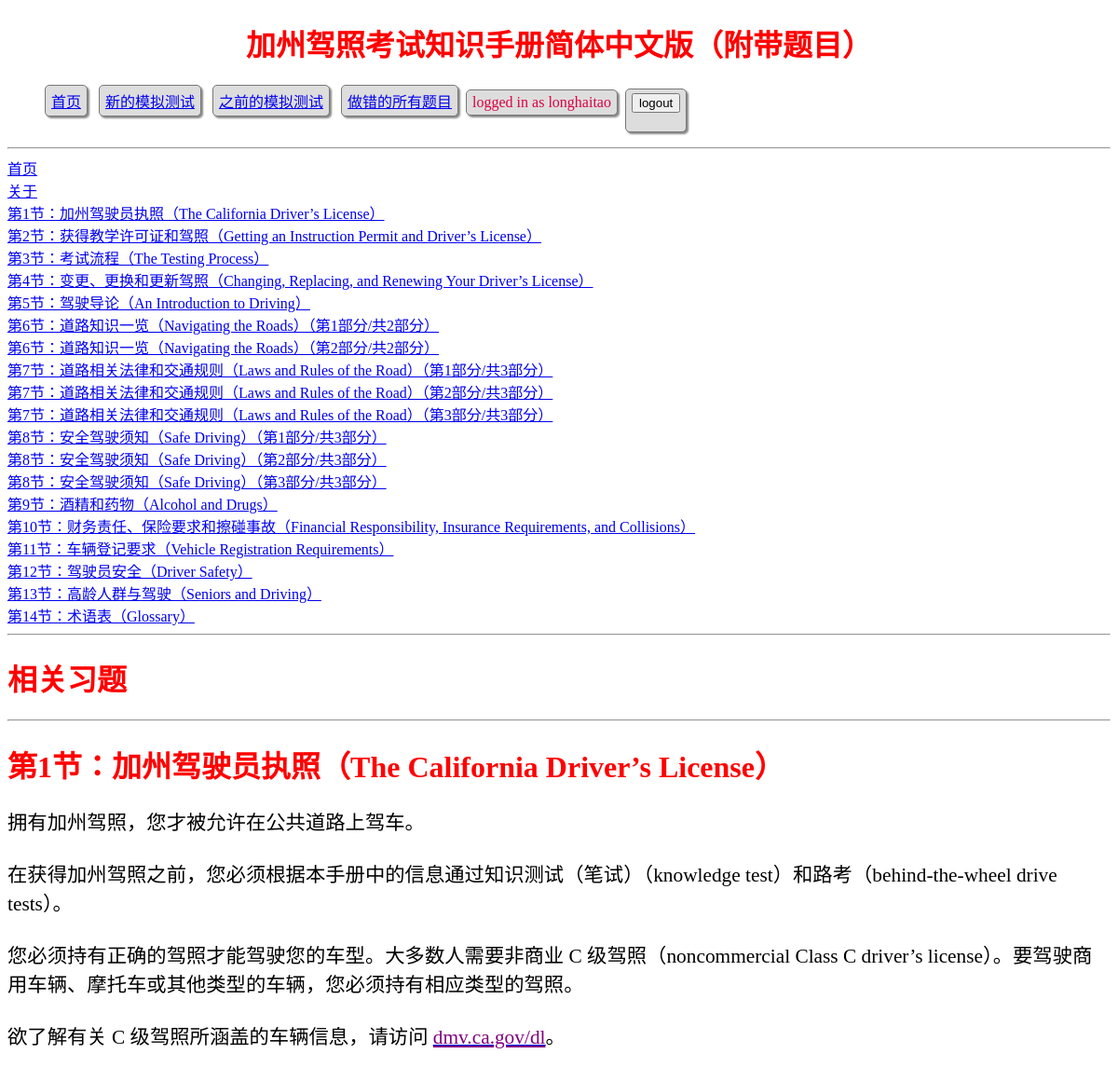
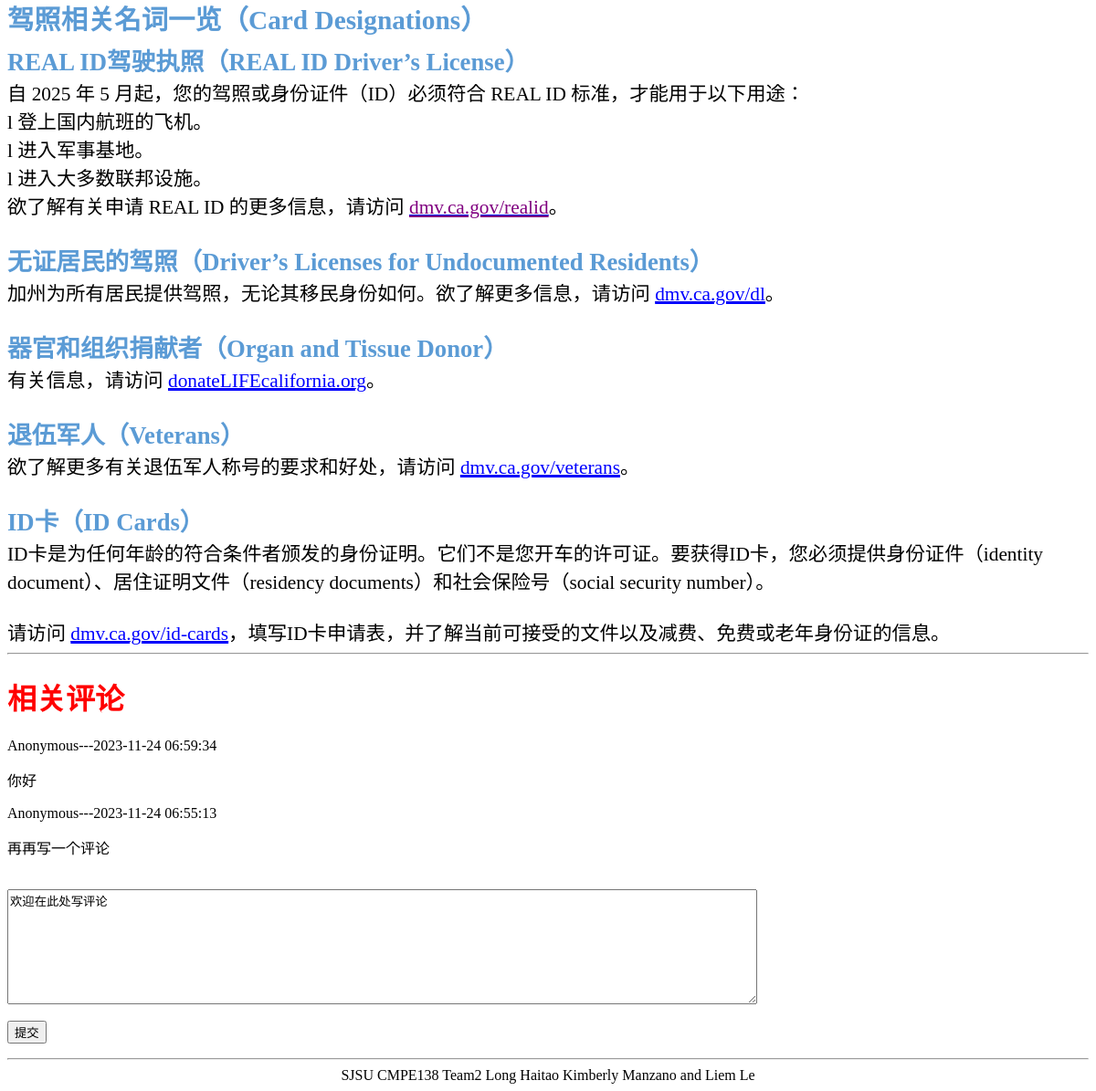
/pages.php?page_id=s1 (signed in), run on the app's committed database (2 pictures, top to bottom).
### tables this page shows
CREATE TABLE `comments` (
  `comment_id` int(4) NOT NULL,
  `time_stamp` timestamp NOT NULL DEFAULT current_timestamp(),
  `context` text NOT NULL,
  `page_id` varchar(4) NOT NULL,
  `user_email` varchar(30) NOT NULL
);

### include/Logger.php (called while the page is built, shortened)
<?php
class Logger extends AbstractLogger
{
    protected $options = array (
        'extension'      => 'txt',
        'dateFormat'     => 'Y-m-d G:i:s.u',
        'filename'       => false,
        'flushFrequency' => false,
        'prefix'         => 'log_',
        'logFormat'      => false,
        'appendContext'  => true,
    );
    private $logFilePath;
    protected $logLevels = array(
        LogLevel::EMERGENCY => 0,
        LogLevel::ALERT     => 1,
        LogLevel::CRITICAL  => 2,
        LogLevel::ERROR     => 3,
        LogLevel::WARNING   => 4,
        LogLevel::NOTICE    => 5,
        LogLevel::INFO      => 6,
        LogLevel::DEBUG     => 7
    );
    public function __construct($logDirectory, $logLevelThreshold = LogLevel::DEBUG, array $options = array())
    {
        $this->logLevelThreshold = $logLevelThreshold;
        $this->options = array_merge($this->options, $options);
        $logDirectory = rtrim($logDirectory, DIRECTORY_SEPARATOR);
    }
    public function setLogFilePath($logDirectory) {
        if ($this->options['filename']) {
            if (strpos($this->options['filename'], '.log') !== false || strpos($this->options['filename'], '.txt') !== false) {
                $this->logFilePath = $logDirectory.DIRECTORY_SEPARATOR.$this->options['filename'];
            }
            else {
                $this->logFilePath = $logDirectory.DIRECTORY_SEPARATOR.$this->options['filename'].'.'.$this->options['extension'];
            }
        } else {
            $this->logFilePath = $logDirectory.DIRECTORY_SEPARATOR.$this->options['prefix'].date('Y-m-d').'.'.$this->options['extension'];
        }
    }
    public function setFileHandle($writeMode) {
        $this->fileHandle = fopen($this->logFilePath, $writeMode);
    }
    public function log($level, $message, array $context = array())
    {
        $message = $this->formatMessage($level, $message, $context);
    }
    protected function formatMessage($level, $message, $context)
    {
        if ($this->options['logFormat']) {
            $parts = array(
                'date'          => $this->getTimestamp(),
                'level'         => strtoupper($level),
                'level-padding' => str_repeat(' ', 9 - strlen($level)),
                'priority'      => $this->logLevels[$level],
                'message'       => $message,
                'context'       => json_encode($context),
            );
            $message = $this->options['logFormat'];
            foreach ($parts as $part => $value) {
                $message = str_replace('{'.$part.'}', $value, $message);
            }
        } else {
            $message = "[{$this->getTimestamp()}] [{$level}] {$message}";
        }
        return $message.PHP_EOL;
    }
    private function getTimestamp()
    {
        $originalTime = microtime(true);
        $micro = sprintf("%06d", ($originalTime - floor($originalTime)) * 1000000);
        $date = new DateTime(date('Y-m-d H:i:s.'.$micro, (int)$originalTime));
        return $date->format($this->options['dateFormat']);
    }
}

### include/config.php (called while the page is built, shortened)
<?php
include_once "Table.php";
include_once "Logger.php";
$host = "localhost";
$username = "root";
$password = "";
$database = "DMVhelper";
$OPTION_COMMENT = 'order by time_stamp desc limit 2';
$log = new Logger('log/', LogLevel::INFO);
try {
    $pdo = new PDO("mysql:host={$host};dbname={$database};charset=utf8",
                   $username,
                   $password);
} catch (PDOException $e) {
    echo $e->getMessage();
    $log->error($e->getMessage());
}
$table_comments = new Table($pdo, $log, 'comments', 'comment_id');

### include/Table.php (called while the page is built, shortened)
<?php
include_once "Logger.php";
class Table {
    private $pdo;
    private $log;
    public function __construct(PDO $pdo, Logger $log, string $table, string $primaryKey='') {
        $this->pdo = $pdo;
        $this->log = $log;
    }
    public function select($sql) {
        $stmt = $this->action($sql);
        return $stmt->fetchAll();
    }
    private function action($sql) {
        try {
            $this->log->info(($_SESSION['email'] ?? 'Anonymous').', '.basename($_SERVER['SCRIPT_FILENAME']).', '.$sql);
            $stmt = $this->pdo->query($sql);
        } catch (PDOException $e) {
            $this->log->error($e->getMessage());
            echo $e->getMessage();
        }
        return $stmt;
    }
}

### include/comments.php (the view, shortened to what this page needs)
<?php
$sql = "SELECT * FROM comments WHERE page_id= '{$_GET['page_id']}' {$OPTION_COMMENT};";
$comments = $table_comments->select($sql);
foreach ($comments as $c) {
    $context = $c['context'];
    $time_stamp = $c['time_stamp'];
    $user_email = $c['user_email'];
?>
<form>
    <p><?php echo $user_email.'---'; echo $time_stamp ?> </p>
    <p><?php echo $context ?></p>
</form>
<?php
}
?>
<form  method="post">
    <br />
    <textarea name="comments" cols="100" rows="8">欢迎在此处写评论</textarea>
    <br />
    <br />
    <input type="submit" value="提交">
    <br />
</form>

### data on the page
comments: user_email "Anonymous", time_stamp "2023-11-24 06:59:34", context "你好"
comments: user_email "Anonymous", time_stamp "2023-11-24 06:55:13", context "再再写一个评论"

### other printed values
$_SESSION['email'] "longhaitao"
